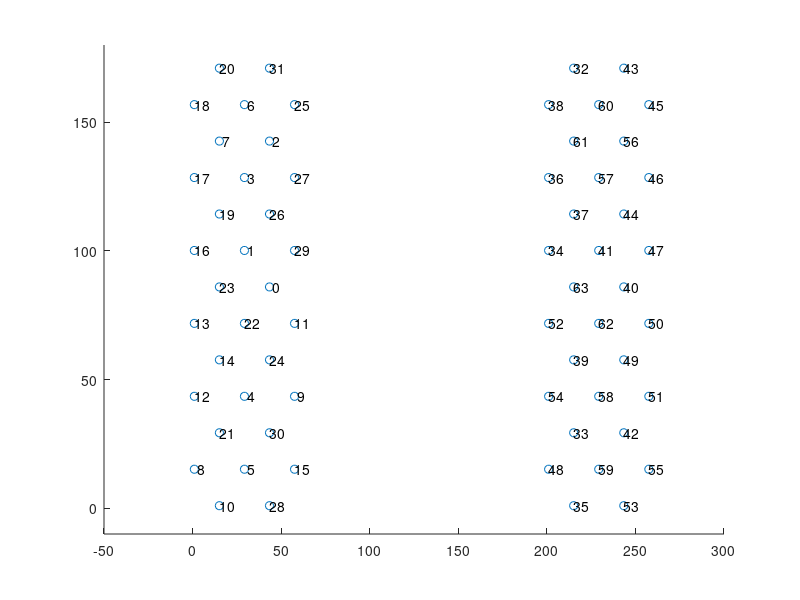

Here is the MATLAB script that generated this plot: (Note: this script raises an error after producing the figure.)
%% prep for making 64 channel map 
% directionality:
%   starting in the bottom left corner, going up the column, up the next,
%   etc etc. 
%   start everything at (1,1) 
%   um scale
%
% ALP 9/11/2020

% to use: copy expressions into kilosort 
% NJ 11/16/21 - adapted Abby's channel map for SpikeGadgets system 

fs = 30000; 
numChan = 64; 
connected = ones(numChan, 1);

%% x coords
%   contacts are in squares of 20um sides so distance horizontally in each row
%   is a^2+b^2 = c^2 -> sqrt(20^2+20^2) = sqrt(800)
%   max distance is 3 contacts/row so max distance is sqrt(800)*2
%   knowing evenly spaced distance between each is sqrt(800)*2/4 or
%   sqrt(800)/2

xc = [ ...
    ones(6,1); ...
    sqrt(800)/2+ones(7,1); sqrt(800)/2*2+ones(6,1); ...
    sqrt(800)/2*3+ones(7,1); sqrt(800)/2*4+ones(6,1); ... %end shank 1
    200+ones(6,1); %point to point is 200um, so add 200
    200+sqrt(800)/2+ones(7,1); 200+sqrt(800)/2*2+ones(6,1); ...
    200+sqrt(800)/2*3+ones(7,1); 200+sqrt(800)/2*4+ones(6,1) ... %end shank 2
    ];

%unwrapped for copying
% [ones(6,1); sqrt(800)/2+ones(7,1); sqrt(800)/2*2+ones(6,1); sqrt(800)/2*3+ones(7,1); sqrt(800)/2*4+ones(6,1); 200+ones(6,1); 200+sqrt(800)/2+ones(7,1); 200+sqrt(800)/2*2+ones(6,1); 200+sqrt(800)/2*3+ones(7,1); 200+sqrt(800)/2*4+ones(6,1)]

%% y coords
%   contacts are in 13 rows with length of 170um
%   so each row is 170/12 um apart from each other

yc = [ ...
    1+(170/12):170/12*2:171-(170/12) 1:170/12*2:170+1 ...
    1+(170/12):170/12*2:171-(170/12) 1:170/12*2:170+1 ...
    1+(170/12):170/12*2:171-(170/12) ... %end shank 1
    1+(170/12):170/12*2:171-(170/12) 1:170/12*2:170+1 ...
    1+(170/12):170/12*2:171-(170/12) 1:170/12*2:170+1 ...
    1+(170/12):170/12*2:171-(170/12) ... % end shank 2
    ]';

%unwrapped for copying
%[1+(170/12):170/12*2:171-(170/12) 1:170/12*2:170+1 1+(170/12):170/12*2:171-(170/12) 1:170/12*2:170+1 1+(170/12):170/12*2:171-(170/12) 1+(170/12):170/12*2:171-(170/12) 1:170/12*2:170+1 1+(170/12):170/12*2:171-(170/12) 1:170/12*2:170+1 1+(170/12):170/12*2:171-(170/12)]


%% k coords
%currently unused by kilosort2, per the issues section it seems that if the
%channels are sufficiently far apart it wont use them together, read the
%issues section for more details

kc = [1*ones(32,1); 2*ones(32,1)] ;

%% channel map
%from my intan channel mapping, following the same order I made the
%coordinates in, starting from bottom left of shank 1, working up and then
%up the next column. start at bottom left of shank 2 as well

chmapShank1 = [ ...
    8 12 13 16 17 18 ...
    10 21 14 23 19 7 20 ...
    5 4 22 1 3 6 ...
    28 30 24 0 26 2 31 ...
    15 9 11 29 27 25 ...
    ]; %end shank 1

chmapShank2 = [ ...
    48 54 52 34 36 38 ...
    35 33 39 63 37 61 32 ...
    59 58 62 41 57 60 ...
    53 42 49 40 44 56 43 ...
    55 51 50 47 46 45 ...
    ]; %end shank 2

chanMap0 = [chmapShank1'; chmapShank2'];
chanMap1 = chanMap0+1; %1 based


%% plot to check
% looks good NJ 11/16/21 - shows hwChan numbers (0-based) per probe location

scatter(xc,yc)
ylim([-10 180])
xlim([-50 300])

hold on; 
text(xc,yc,num2str(chanMap0))

%% rearrange chanMap (hwChan; 0-based) in the order of nTrodeID (1-64)
temp = [xc, yc, kc, chanMap0]; 
temp2 = nan(size(temp)); 
chanMapspreadsheet = xlsread('\\ad.gatech.edu\bme\labs\singer\Rig\Probes\SpikeGadgets_A2x32Poly5_Mapping_200213.xlsx');
nTrodeID = chanMapspreadsheet(:,end-1); %goes from 1-64
hwChan = chanMapspreadsheet(:,end); %associated hwChan number ordered based on nTrode 1-64 
for nt = 1:length(nTrodeID)
    idx = find(chanMap0 == hwChan(nt)); 
    temp2(nt,:) = temp(idx, :); 
end
xcoords = temp2(:,1); 
ycoords = temp2(:,2); 
kcoords = temp2(:,3); 
chanMap0ind = temp2(:,4); 
chanMap = chanMap0ind + 1; 


%% save the map 
savedir = '\\ad.gatech.edu\bme\labs\singer\Nuri\Code\kilosort2-pipeline\kilosort2-pipeline';
save(fullfile(savedir, 'A64Poly5_SpikeGadgetsChanMap_200213.mat'), 'chanMap','chanMap0ind','fs','kcoords','xcoords','ycoords','connected')
